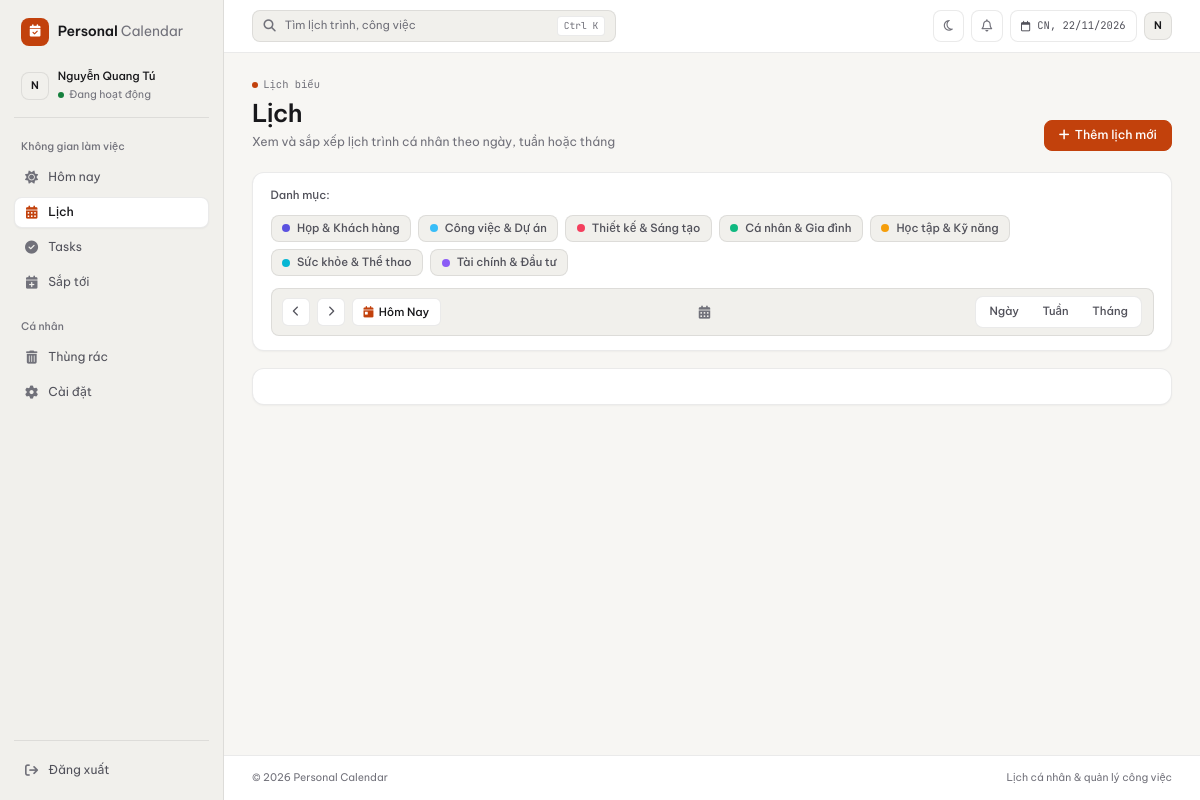
/index.php?page=calendar (signed in), run on the app's committed database.
### tables this page shows
CREATE TABLE `categories` (
  `id` int unsigned NOT NULL AUTO_INCREMENT,
  `user_id` int unsigned NOT NULL,
  `name` varchar(80) NOT NULL,
  `color` char(7) NOT NULL DEFAULT '#64748b',
  `icon` varchar(50) NOT NULL DEFAULT 'fa-folder',
  `created_at` timestamp NULL DEFAULT CURRENT_TIMESTAMP,
  PRIMARY KEY (`id`),
  UNIQUE KEY `unique_user_category` (`user_id`,`name`),
  CONSTRAINT `fk_categories_user` FOREIGN KEY (`user_id`) REFERENCES `users` (`id`) ON DELETE CASCADE
);

### index.php (called while the page is built, shortened)
<?php
require_once __DIR__ . '/app/Core/Database.php';
require_once __DIR__ . '/app/Core/Auth.php';
require_once __DIR__ . '/app/Controllers/EventController.php';
$rawPage = $_GET['page'] ?? 'dashboard';
$page = is_string($rawPage) ? trim($rawPage) : 'dashboard';
$eventController = new EventController();
$taskController = new TaskController();
if ($page === 'dashboard') {
    $controller = new DashboardController();
    $data = $controller->index();
} elseif (in_array($page, ['calendar', 'week', 'month', 'agenda'], true)) {
    $data = $eventController->index();
} elseif ($page === 'tasks') {
    $data = $taskController->index();
} elseif ($page === 'upcoming') {
    $data = $taskController->upcomingData();
} elseif ($page === 'trash') {
    $data = $taskController->trashData();
} elseif ($page === 'habits') {
    $data = (new HabitController())->index();
} elseif ($page === 'settings') {
    $data = $eventController->settingsData();
}
require __DIR__ . '/app/Views/layouts/header.php';
require __DIR__ . '/app/Views/pages/' . $page . '.php';
require __DIR__ . '/app/Views/layouts/footer.php';

### app/Core/Database.php (called while the page is built, shortened)
<?php
class Database
{
    private static ?PDO $instance = null;
    public static function loadEnv(): array
    {
        $vars = [];
        $envPath = dirname(__DIR__, 2) . DIRECTORY_SEPARATOR . '.env';
        return $vars;
    }
    private static function env(string $key, string $default = ''): string
    {
        $fromEnv = getenv($key);
        if ($fromEnv !== false && $fromEnv !== '') {
            return (string)$fromEnv;
        }
        $fileVars = self::loadEnv();
        return array_key_exists($key, $fileVars) ? $fileVars[$key] : $default;
    }
    public static function config(): array
    {
        return [
            'host'     => self::env('DB_HOST', '127.0.0.1'),
            'port'     => (int)self::env('DB_PORT', '3306') ?: 3306,
            'dbname'   => self::env('DB_NAME', 'personal_calendar'),
            'username' => self::env('DB_USER', 'root'),
            'password' => self::env('DB_PASS', ''),
        ];
    }
    public function connect(): PDO
    {
        if (self::$instance === null) {
            $cfg = self::config();
            $dsn = "mysql:host={$cfg['host']};port={$cfg['port']};dbname={$cfg['dbname']};charset=utf8mb4";
            self::$instance = new PDO($dsn, $cfg['username'], $cfg['password'], [
                PDO::ATTR_ERRMODE            => PDO::ERRMODE_EXCEPTION,
                PDO::ATTR_DEFAULT_FETCH_MODE => PDO::FETCH_ASSOC,
                PDO::ATTR_EMULATE_PREPARES   => false,
                PDO::MYSQL_ATTR_INIT_COMMAND => "SET NAMES utf8mb4, time_zone = '+07:00'"
            ]);
        }
        return self::$instance;
    }
    public static function getConnection(): PDO
    {
        return (new self())->connect();
    }
}

### app/Core/Auth.php (called while the page is built, shortened)
<?php
class Auth
{
    public static function check(): bool
    {
        return !empty($_SESSION['user']['id']);
    }
    public static function id(): ?int
    {
        return isset($_SESSION['user']['id']) ? (int)$_SESSION['user']['id'] : null;
    }
    public static function csrfToken(): string
    {
        return $_SESSION['csrf_token'];
    }
}

### app/Controllers/EventController.php (called while the page is built, shortened)
<?php
require_once __DIR__ . '/../Core/Auth.php';
require_once __DIR__ . '/../Models/Category.php';
class EventController
{
    private Category $categoryModel;
    public function __construct()
    {
        $this->categoryModel = new Category();
    }
    public function index(): array
    {
        $userId = Auth::id();
        $categories = $this->categoryModel->getAll($userId);
        return [
            'categories' => $categories,
            'csrf_token' => Auth::csrfToken()
        ];
    }
}

### app/Models/Category.php (called while the page is built, shortened)
<?php
require_once __DIR__ . '/../Core/Database.php';
class Category
{
    private PDO $db;
    public function __construct()
    {
        $this->db = Database::getConnection();
    }
    public function getAll(?int $userId = null): array
    {
        if ($userId) {
            $stmt = $this->db->prepare("
                SELECT id, user_id, name, color, COALESCE(NULLIF(icon, ''), 'fa-folder') AS icon, created_at
                FROM categories
                WHERE user_id = :userId OR user_id IS NULL
                ORDER BY id ASC
            ");
            $stmt->execute(['userId' => $userId]);
        } else {
            $stmt = $this->db->query("
                SELECT id, user_id, name, color, COALESCE(NULLIF(icon, ''), 'fa-folder') AS icon, created_at
                FROM categories
                ORDER BY id ASC
            ");
        }
        return $stmt->fetchAll();
    }
}

### app/Views/partials/calendar_toolbar.php (the view, shortened to what this page needs)
<div class="calendar-toolbar-card" id="calendarToolbar">
    <div class="toolbar-category-row">
        <div class="toolbar-cat-title">
            <span>Danh mục:</span>
        </div>
        <div class="toolbar-cat-chips" id="categoryChipsContainer">
            <?php foreach (($data['categories'] ?? []) as $cat):
                $c = $cat['color'] ?: '#c2410c';
            ?>
                <button type="button" class="cat-chip" data-category-id="<?= $cat['id'] ?>" data-name="<?= htmlspecialchars($cat['name']) ?>" style="--chip-color: <?= $c ?>; --chip-bg: <?= $c ?>18; --chip-border: <?= $c ?>35;">
                    <span class="chip-dot" style="background-color: <?= $c ?>;"></span>
                    <span class="chip-name"><?= htmlspecialchars($cat['name']) ?></span>
                </button>
            <?php endforeach; ?>
        </div>
    </div>
    <div class="toolbar-controls-bar">
        <div class="controls-left">
            <button type="button" class="cal-nav-btn" id="calBtnPrev" title="Thời gian trước" aria-label="Thời gian trước">
                <i class="fa-solid fa-chevron-left"></i>
            </button>
            <button type="button" class="cal-nav-btn" id="calBtnNext" title="Thời gian tiếp theo" aria-label="Thời gian tiếp theo">
                <i class="fa-solid fa-chevron-right"></i>
            </button>
            <button type="button" class="cal-today-btn" id="calBtnToday" title="Trở về hôm nay">
                <span class="today-icon"><i class="fa-solid fa-calendar-day"></i></span>
                <span>Hôm Nay</span>
            </button>
        </div>
        <div class="controls-center">
            <div class="calendar-title-badge">
                <span class="cal-center-icon"><i class="fa-solid fa-calendar-days"></i></span>
            </div>
        </div>
        <div class="controls-right">
            <div class="view-segmented-control" role="group" aria-label="Chế độ xem lịch">
                <button type="button" class="view-seg-btn" id="calViewDay" data-view="timeGridDay">
                    <span>Ngày</span>
                </button>
                <button type="button" class="view-seg-btn" id="calViewWeek" data-view="timeGridWeek">
                    <span>Tuần</span>
                </button>
                <button type="button" class="view-seg-btn" id="calViewMonth" data-view="dayGridMonth">
                    <span>Tháng</span>
                </button>
            </div>
        </div>
    </div>
</div>

### public/assets/css/style.css (style rules this page uses)
:root { --bg: #f7f6f3; --surface: #ffffff; --surface-2: #f1f0ec; --sidebar: #f1f0ec; --sidebar-hover: rgba(24, 24, 27, 0.05); --sidebar-active: #ffffff; --text: #18181b; --text-secondary: #52525b; --muted: #71717a; --line: rgba(24, 24, 27, 0.09); --line-strong: rgba(24, 24, 27, 0.16); --primary: #c2410c; --primary-dark: #9a3412; --primary-soft: rgba(194, 65, 12, 0.09); --positive: #15803d; --positive-soft: rgba(21, 128, 61, 0.09); --warning: #b45309; --warning-soft: rgba(180, 83, 9, 0.1); --danger: #dc2626; --danger-soft: rgba(220, 38, 38, 0.09); --shadow: 0 1px 2px rgba(24, 24, 27, 0.04); --shadow-float: 0 12px 32px rgba(24, 24, 27, 0.08), 0 2px 6px rgba(24, 24, 27, 0.04); --ease: cubic-bezier(0.22, 1, 0.36, 1); --font-sans: 'Be Vietnam Pro', -apple-system, BlinkMacSystemFont, 'Segoe UI', Roboto, sans-serif; --font-mono: 'JetBrains Mono', ui-monospace, SFMono-Regular, Menlo, Consolas, monospace; --r-sm: 6px; --r-md: 8px; --r-lg: 12px; --r-xl: 14px; }
*, *::before, *::after { box-sizing: border-box; }
html { font-size: 16px; }
html, body { height: 100%; margin: 0; padding: 0; background: var(--bg); color: var(--text); font-family: var(--font-sans); font-size: 0.875rem; line-height: 1.5; -webkit-font-smoothing: antialiased; overflow-x: hidden; transition: background-color 180ms var(--ease), color 180ms var(--ease); }
.calendar-toolbar-card { background: var(--surface); border: 1px solid var(--line); border-radius: var(--r-lg); box-shadow: var(--shadow); padding: 1rem 1.25rem; margin-bottom: 1.25rem; display: flex; flex-direction: column; gap: 0.875rem; }
.toolbar-category-row { display: flex; align-items: center; gap: 0.75rem; flex-wrap: wrap; }
.toolbar-cat-title { display: inline-flex; align-items: center; gap: 0.5rem; font-size: 0.8125rem; font-weight: 500; color: var(--text-secondary); flex-shrink: 0; }
.toolbar-cat-chips { display: flex; align-items: center; gap: 0.5rem; flex-wrap: wrap; }
.cat-chip { display: inline-flex; align-items: center; gap: 0.5rem; padding: 0.375rem 0.75rem; border-radius: var(--r-md); font-size: 0.8125rem; font-weight: 500; background-color: var(--surface-2); color: var(--text-secondary); border: 1px solid var(--line); cursor: pointer; user-select: none; line-height: 1.3; transition: background-color 140ms var(--ease), color 140ms var(--ease), border-color 140ms var(--ease); }
.chip-dot { width: 8px; height: 8px; border-radius: 50%; flex-shrink: 0; }
.toolbar-controls-bar { background: var(--surface-2); border: 1px solid var(--line); border-radius: var(--r-md); padding: 0.5rem 0.75rem; display: flex; align-items: center; justify-content: space-between; gap: 1rem; width: 100%; }
.controls-left { display: flex; align-items: center; gap: 0.5rem; flex-shrink: 0; }
.cal-nav-btn { width: 2rem; height: 2rem; border-radius: var(--r-sm); background: var(--surface); border: 1px solid var(--line); display: inline-flex; align-items: center; justify-content: center; color: var(--text-secondary); cursor: pointer; font-size: 0.75rem; padding: 0; transition: background-color 140ms var(--ease), color 140ms var(--ease), border-color 140ms var(--ease); }
.cal-today-btn { height: 2rem; padding: 0 0.75rem; border-radius: var(--r-sm); background: var(--surface); border: 1px solid var(--line); display: inline-flex; align-items: center; gap: 0.375rem; color: var(--text); font-weight: 500; font-size: 0.8125rem; cursor: pointer; transition: background-color 140ms var(--ease), border-color 140ms var(--ease); }
.today-icon { color: var(--primary); font-size: 0.8125rem; }
.controls-center { flex: 1; display: flex; align-items: center; justify-content: center; min-width: 0; padding: 0 0.5rem; }
.calendar-title-badge { display: inline-flex; align-items: center; gap: 0.5rem; flex-shrink: 0; }
.cal-center-icon { font-size: 0.9375rem; color: var(--muted); display: inline-flex; align-items: center; }
.controls-right { display: flex; align-items: center; flex-shrink: 0; }
.view-segmented-control { background: var(--surface); border: 1px solid var(--line); border-radius: var(--r-md); padding: 0.1875rem; display: inline-flex; align-items: center; gap: 0.1875rem; }
.view-seg-btn { border: none; background: transparent; color: var(--text-secondary); font-size: 0.8125rem; font-weight: 500; padding: 0.375rem 0.75rem; border-radius: 5px; display: inline-flex; align-items: center; gap: 0.375rem; cursor: pointer; line-height: 1.2; transition: background-color 140ms var(--ease), color 140ms var(--ease); }

### data on the page
categories: name "Họp & Khách hàng"
categories: name "Công việc & Dự án"
categories: name "Thiết kế & Sáng tạo"
categories: name "Cá nhân & Gia đình"
categories: name "Học tập & Kỹ năng"
categories: name "Sức khỏe & Thể thao"
categories: name "Tài chính & Đầu tư"

### other printed values
$initial "N"
$currentUserName "Nguyễn Quang Tú"
$label "Hôm nay"
$label "Lịch"
$label "Tasks"
$label "Sắp tới"
